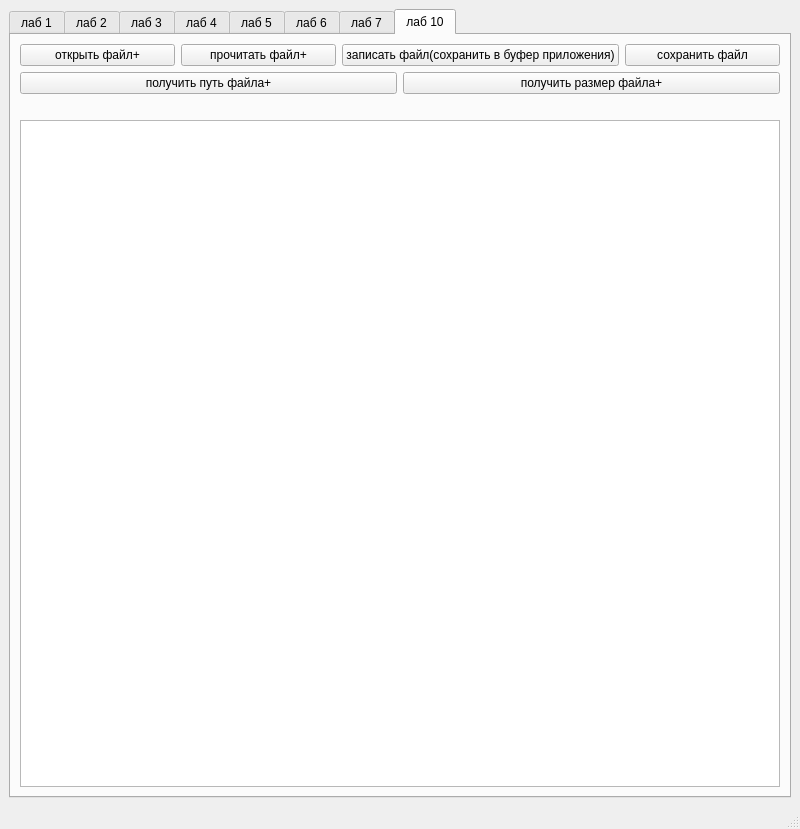
<?xml version="1.0" encoding="UTF-8"?>
<ui version="4.0">
 <class>MainWindow</class>
 <widget class="QMainWindow" name="MainWindow">
  <property name="geometry">
   <rect>
    <x>0</x>
    <y>0</y>
    <width>800</width>
    <height>829</height>
   </rect>
  </property>
  <property name="windowTitle">
   <string>MainWindow</string>
  </property>
  <widget class="QWidget" name="centralwidget">
   <layout class="QVBoxLayout" name="verticalLayout_5">
    <item>
     <widget class="QTabWidget" name="tabWidget">
      <property name="currentIndex">
       <number>7</number>
      </property>
      <widget class="QWidget" name="tab">
       <attribute name="title">
        <string>лаб 1</string>
       </attribute>
       <layout class="QVBoxLayout" name="verticalLayout">
        <item>
         <widget class="QLabel" name="label_6">
          <property name="text">
           <string/>
          </property>
          <property name="pixmap">
           <pixmap>z1_z2.jpg</pixmap>
          </property>
          <property name="scaledContents">
           <bool>false</bool>
          </property>
          <property name="alignment">
           <set>Qt::AlignCenter</set>
          </property>
         </widget>
        </item>
        <item>
         <widget class="QLabel" name="label">
          <property name="text">
           <string>введите a</string>
          </property>
         </widget>
        </item>
        <item>
         <widget class="QLineEdit" name="lineEdit"/>
        </item>
        <item>
         <widget class="QPushButton" name="pushButton">
          <property name="text">
           <string>расчитать</string>
          </property>
         </widget>
        </item>
        <item>
         <layout class="QHBoxLayout" name="horizontalLayout">
          <item>
           <widget class="QLabel" name="label_2">
            <property name="text">
             <string>z1 = </string>
            </property>
            <property name="alignment">
             <set>Qt::AlignRight|Qt::AlignTrailing|Qt::AlignVCenter</set>
            </property>
           </widget>
          </item>
          <item>
           <widget class="QLabel" name="label_3">
            <property name="text">
             <string/>
            </property>
           </widget>
          </item>
         </layout>
        </item>
        <item>
         <layout class="QHBoxLayout" name="horizontalLayout_2">
          <item>
           <widget class="QLabel" name="label_4">
            <property name="text">
             <string>z2 = </string>
            </property>
            <property name="alignment">
             <set>Qt::AlignRight|Qt::AlignTrailing|Qt::AlignVCenter</set>
            </property>
           </widget>
          </item>
          <item>
           <widget class="QLabel" name="label_5">
            <property name="text">
             <string/>
            </property>
           </widget>
          </item>
         </layout>
        </item>
       </layout>
      </widget>
      <widget class="QWidget" name="tab_2">
       <attribute name="title">
        <string>лаб 2</string>
       </attribute>
       <layout class="QGridLayout" name="gridLayout_2">
        <item row="0" column="0">
         <widget class="QTabWidget" name="tabWidget_2">
          <property name="currentIndex">
           <number>0</number>
          </property>
          <widget class="QWidget" name="tab_3">
           <attribute name="title">
            <string>найти x от y</string>
           </attribute>
           <layout class="QGridLayout" name="gridLayout_3">
            <item row="1" column="0">
             <layout class="QHBoxLayout" name="horizontalLayout_4">
              <item>
               <widget class="QLabel" name="label_7">
                <property name="text">
                 <string>введите радиус</string>
                </property>
               </widget>
              </item>
              <item>
               <widget class="QLineEdit" name="lineEdit_3"/>
              </item>
             </layout>
            </item>
            <item row="4" column="0">
             <layout class="QHBoxLayout" name="horizontalLayout_5">
              <item>
               <widget class="QLabel" name="label_9">
                <property name="text">
                 <string/>
                </property>
                <property name="alignment">
                 <set>Qt::AlignCenter</set>
                </property>
               </widget>
              </item>
             </layout>
            </item>
            <item row="3" column="0">
             <widget class="PlotWidget" name="graphWidget" native="true"/>
            </item>
            <item row="2" column="0">
             <widget class="QPushButton" name="pushButton_2">
              <property name="text">
               <string>расичтать</string>
              </property>
             </widget>
            </item>
            <item row="0" column="0">
             <layout class="QHBoxLayout" name="horizontalLayout_3">
              <item>
               <widget class="QLabel" name="label_8">
                <property name="text">
                 <string>введите x</string>
                </property>
               </widget>
              </item>
              <item>
               <widget class="QLineEdit" name="lineEdit_2"/>
              </item>
             </layout>
            </item>
           </layout>
          </widget>
          <widget class="QWidget" name="tab_4">
           <attribute name="title">
            <string>попадание в область</string>
           </attribute>
           <layout class="QGridLayout" name="gridLayout_4">
            <item row="3" column="0">
             <layout class="QHBoxLayout" name="horizontalLayout_8">
              <item>
               <widget class="QLabel" name="label_12">
                <property name="text">
                 <string>введите радиус</string>
                </property>
               </widget>
              </item>
              <item>
               <widget class="QLineEdit" name="lineEdit_6"/>
              </item>
             </layout>
            </item>
            <item row="4" column="0">
             <widget class="QPushButton" name="pushButton_3">
              <property name="text">
               <string>расчитать</string>
              </property>
             </widget>
            </item>
            <item row="5" column="0">
             <widget class="QLabel" name="label_13">
              <property name="text">
               <string/>
              </property>
              <property name="alignment">
               <set>Qt::AlignCenter</set>
              </property>
             </widget>
            </item>
            <item row="2" column="0">
             <layout class="QHBoxLayout" name="horizontalLayout_7">
              <item>
               <widget class="QLabel" name="label_11">
                <property name="text">
                 <string>введите y </string>
                </property>
               </widget>
              </item>
              <item>
               <widget class="QLineEdit" name="lineEdit_5"/>
              </item>
             </layout>
            </item>
            <item row="1" column="0">
             <layout class="QHBoxLayout" name="horizontalLayout_6">
              <item>
               <widget class="QLabel" name="label_10">
                <property name="text">
                 <string>введите x </string>
                </property>
               </widget>
              </item>
              <item>
               <widget class="QLineEdit" name="lineEdit_4"/>
              </item>
             </layout>
            </item>
            <item row="0" column="0">
             <widget class="QLabel" name="label_14">
              <property name="text">
               <string/>
              </property>
              <property name="pixmap">
               <pixmap>l_2_2.jpg</pixmap>
              </property>
              <property name="alignment">
               <set>Qt::AlignCenter</set>
              </property>
             </widget>
            </item>
           </layout>
          </widget>
         </widget>
        </item>
       </layout>
      </widget>
      <widget class="QWidget" name="tab_5">
       <attribute name="title">
        <string>лаб 3</string>
       </attribute>
       <layout class="QVBoxLayout" name="verticalLayout_2">
        <item>
         <widget class="QTabWidget" name="tabWidget_3">
          <property name="currentIndex">
           <number>0</number>
          </property>
          <widget class="QWidget" name="tab_7">
           <attribute name="title">
            <string>задание 1</string>
           </attribute>
           <layout class="QVBoxLayout" name="verticalLayout_4">
            <item>
             <widget class="QLabel" name="label_16">
              <property name="font">
               <font>
                <weight>75</weight>
                <italic>true</italic>
                <bold>true</bold>
               </font>
              </property>
              <property name="text">
               <string>таблица из графика лаб работы 2</string>
              </property>
              <property name="alignment">
               <set>Qt::AlignCenter</set>
              </property>
             </widget>
            </item>
            <item>
             <layout class="QHBoxLayout" name="horizontalLayout_9">
              <item>
               <widget class="QLabel" name="label_17">
                <property name="text">
                 <string>начать проход с x = </string>
                </property>
               </widget>
              </item>
              <item>
               <widget class="QLineEdit" name="lineEdit_7"/>
              </item>
              <item>
               <widget class="QLabel" name="label_18">
                <property name="text">
                 <string>по x = </string>
                </property>
               </widget>
              </item>
              <item>
               <widget class="QLineEdit" name="lineEdit_8"/>
              </item>
              <item>
               <widget class="QLabel" name="label_19">
                <property name="text">
                 <string>с шагом:</string>
                </property>
               </widget>
              </item>
              <item>
               <widget class="QLineEdit" name="lineEdit_9"/>
              </item>
              <item>
               <widget class="QLabel" name="label_36">
                <property name="text">
                 <string>радиус</string>
                </property>
               </widget>
              </item>
              <item>
               <widget class="QLineEdit" name="lineEdit_21"/>
              </item>
             </layout>
            </item>
            <item>
             <widget class="QPushButton" name="pushButton_4">
              <property name="text">
               <string>построить таблицу</string>
              </property>
             </widget>
            </item>
            <item>
             <widget class="QListWidget" name="listWidget"/>
            </item>
           </layout>
          </widget>
          <widget class="QWidget" name="tab_8">
           <attribute name="title">
            <string>задание 2</string>
           </attribute>
           <layout class="QVBoxLayout" name="verticalLayout_3">
            <item>
             <layout class="QHBoxLayout" name="horizontalLayout_10">
              <item>
               <widget class="QLabel" name="label_15">
                <property name="text">
                 <string>x = </string>
                </property>
               </widget>
              </item>
              <item>
               <widget class="QLineEdit" name="lineEdit_10"/>
              </item>
              <item>
               <widget class="QLabel" name="label_20">
                <property name="text">
                 <string>y = </string>
                </property>
               </widget>
              </item>
              <item>
               <widget class="QLineEdit" name="lineEdit_11"/>
              </item>
              <item>
               <widget class="QLabel" name="label_21">
                <property name="text">
                 <string>радиус</string>
                </property>
               </widget>
              </item>
              <item>
               <widget class="QLineEdit" name="lineEdit_12"/>
              </item>
              <item>
               <widget class="QPushButton" name="pushButton_5">
                <property name="text">
                 <string>выстрел</string>
                </property>
               </widget>
              </item>
             </layout>
            </item>
            <item>
             <widget class="PlotWidget" name="graphWidget_2" native="true">
              <property name="minimumSize">
               <size>
                <width>0</width>
                <height>500</height>
               </size>
              </property>
             </widget>
            </item>
            <item>
             <widget class="QLabel" name="label_22">
              <property name="text">
               <string>кол-во выстрелов</string>
              </property>
             </widget>
            </item>
            <item>
             <widget class="QListWidget" name="listWidget_2">
              <property name="maximumSize">
               <size>
                <width>16777215</width>
                <height>180</height>
               </size>
              </property>
             </widget>
            </item>
           </layout>
          </widget>
          <widget class="QWidget" name="tab_6">
           <attribute name="title">
            <string>задание 3</string>
           </attribute>
           <layout class="QVBoxLayout" name="verticalLayout_6">
            <item>
             <widget class="QLabel" name="label_32">
              <property name="text">
               <string>-1 &lt; x &lt;= 1</string>
              </property>
             </widget>
            </item>
            <item>
             <layout class="QHBoxLayout" name="horizontalLayout_11">
              <item>
               <widget class="QLabel" name="label_23">
                <property name="text">
                 <string>x нач = </string>
                </property>
               </widget>
              </item>
              <item>
               <widget class="QLineEdit" name="lineEdit_13"/>
              </item>
              <item>
               <widget class="QLabel" name="label_24">
                <property name="text">
                 <string>x кон = </string>
                </property>
               </widget>
              </item>
              <item>
               <widget class="QLineEdit" name="lineEdit_14"/>
              </item>
              <item>
               <widget class="QLabel" name="label_25">
                <property name="text">
                 <string>шаг = </string>
                </property>
               </widget>
              </item>
              <item>
               <widget class="QLineEdit" name="lineEdit_15"/>
              </item>
              <item>
               <widget class="QPushButton" name="pushButton_6">
                <property name="text">
                 <string>вывести таблицу</string>
                </property>
               </widget>
              </item>
             </layout>
            </item>
            <item>
             <widget class="QTableView" name="tableView"/>
            </item>
           </layout>
          </widget>
         </widget>
        </item>
       </layout>
      </widget>
      <widget class="QWidget" name="tab_9">
       <attribute name="title">
        <string>лаб 4</string>
       </attribute>
       <layout class="QVBoxLayout" name="verticalLayout_7">
        <item>
         <layout class="QHBoxLayout" name="horizontalLayout_12">
          <item>
           <widget class="QLabel" name="label_26">
            <property name="text">
             <string>добавить элемент в массив : </string>
            </property>
           </widget>
          </item>
          <item>
           <widget class="QLineEdit" name="lineEdit_16"/>
          </item>
          <item>
           <widget class="QPushButton" name="pushButton_7">
            <property name="text">
             <string>расчитать</string>
            </property>
           </widget>
          </item>
         </layout>
        </item>
        <item>
         <widget class="QLabel" name="label_27">
          <property name="text">
           <string>количество элементов в массиве: </string>
          </property>
         </widget>
        </item>
        <item>
         <layout class="QHBoxLayout" name="horizontalLayout_13">
          <item>
           <widget class="QLabel" name="label_28">
            <property name="text">
             <string>сумма нечётных элементов = </string>
            </property>
            <property name="alignment">
             <set>Qt::AlignRight|Qt::AlignTrailing|Qt::AlignVCenter</set>
            </property>
           </widget>
          </item>
          <item>
           <widget class="QLabel" name="label_29">
            <property name="text">
             <string/>
            </property>
           </widget>
          </item>
         </layout>
        </item>
        <item>
         <layout class="QHBoxLayout" name="horizontalLayout_14">
          <item>
           <widget class="QLabel" name="label_30">
            <property name="text">
             <string>сумма между первым отрицательным и последним отрицательным элементом = </string>
            </property>
            <property name="alignment">
             <set>Qt::AlignRight|Qt::AlignTrailing|Qt::AlignVCenter</set>
            </property>
           </widget>
          </item>
          <item>
           <widget class="QLabel" name="label_31">
            <property name="text">
             <string/>
            </property>
           </widget>
          </item>
         </layout>
        </item>
        <item>
         <widget class="QLabel" name="label_33">
          <property name="text">
           <string>отсортированный список</string>
          </property>
         </widget>
        </item>
       </layout>
      </widget>
      <widget class="QWidget" name="tab_10">
       <attribute name="title">
        <string>лаб 5</string>
       </attribute>
       <layout class="QVBoxLayout" name="verticalLayout_16">
        <item>
         <widget class="QLineEdit" name="lineEdit_22">
          <property name="text">
           <string/>
          </property>
          <property name="placeholderText">
           <string>введите размерность матрицы</string>
          </property>
         </widget>
        </item>
        <item>
         <widget class="QPushButton" name="pushButton_13">
          <property name="text">
           <string>создать матрицу</string>
          </property>
         </widget>
        </item>
        <item>
         <widget class="QLabel" name="label_42">
          <property name="text">
           <string>матрица</string>
          </property>
         </widget>
        </item>
        <item>
         <widget class="QLabel" name="label_40">
          <property name="text">
           <string/>
          </property>
         </widget>
        </item>
        <item>
         <widget class="QLabel" name="label_45">
          <property name="text">
           <string>произведение строк без отрицательных чисел</string>
          </property>
         </widget>
        </item>
        <item>
         <widget class="QLabel" name="label_46">
          <property name="text">
           <string/>
          </property>
         </widget>
        </item>
        <item>
         <widget class="QLabel" name="label_41">
          <property name="text">
           <string>максимум сумм диагоналей</string>
          </property>
         </widget>
        </item>
        <item>
         <widget class="QLabel" name="label_44">
          <property name="text">
           <string/>
          </property>
         </widget>
        </item>
       </layout>
      </widget>
      <widget class="QWidget" name="tab_11">
       <attribute name="title">
        <string>лаб 6</string>
       </attribute>
       <layout class="QGridLayout" name="gridLayout">
        <item row="0" column="0">
         <widget class="QTabWidget" name="tabWidget_4">
          <property name="currentIndex">
           <number>1</number>
          </property>
          <widget class="QWidget" name="tab_12">
           <attribute name="title">
            <string>CRUD</string>
           </attribute>
           <layout class="QVBoxLayout" name="verticalLayout_12">
            <item>
             <layout class="QHBoxLayout" name="horizontalLayout_15">
              <item>
               <layout class="QVBoxLayout" name="verticalLayout_8">
                <item>
                 <widget class="QLabel" name="label_34">
                  <property name="text">
                   <string>фио</string>
                  </property>
                 </widget>
                </item>
                <item>
                 <widget class="QLineEdit" name="lineEdit_17"/>
                </item>
               </layout>
              </item>
              <item>
               <layout class="QVBoxLayout" name="verticalLayout_11">
                <item>
                 <widget class="QLabel" name="label_37">
                  <property name="text">
                   <string>должность</string>
                  </property>
                 </widget>
                </item>
                <item>
                 <widget class="QLineEdit" name="lineEdit_19"/>
                </item>
               </layout>
              </item>
              <item>
               <layout class="QVBoxLayout" name="verticalLayout_9">
                <item>
                 <widget class="QLabel" name="label_35">
                  <property name="text">
                   <string>год поступления</string>
                  </property>
                 </widget>
                </item>
                <item>
                 <widget class="QLineEdit" name="lineEdit_18"/>
                </item>
               </layout>
              </item>
              <item>
               <layout class="QVBoxLayout" name="verticalLayout_10">
                <item>
                 <widget class="QLabel" name="label_38">
                  <property name="text">
                   <string>оклад</string>
                  </property>
                 </widget>
                </item>
                <item>
                 <widget class="QLineEdit" name="lineEdit_24"/>
                </item>
               </layout>
              </item>
             </layout>
            </item>
            <item>
             <layout class="QHBoxLayout" name="horizontalLayout_16">
              <item>
               <widget class="QPushButton" name="pushButton_8">
                <property name="text">
                 <string>добавить</string>
                </property>
               </widget>
              </item>
              <item>
               <widget class="QPushButton" name="pushButton_9">
                <property name="text">
                 <string>удалить</string>
                </property>
               </widget>
              </item>
              <item>
               <widget class="QPushButton" name="pushButton_10">
                <property name="text">
                 <string>изменить</string>
                </property>
               </widget>
              </item>
             </layout>
            </item>
            <item>
             <widget class="QLabel" name="label_43">
              <property name="text">
               <string>просмотр служащих</string>
              </property>
             </widget>
            </item>
            <item>
             <widget class="QTableView" name="tableView_2"/>
            </item>
           </layout>
          </widget>
          <widget class="QWidget" name="tab_13">
           <attribute name="title">
            <string>сортировка</string>
           </attribute>
           <layout class="QVBoxLayout" name="verticalLayout_15">
            <item>
             <layout class="QHBoxLayout" name="horizontalLayout_18">
              <item>
               <layout class="QVBoxLayout" name="verticalLayout_14">
                <item>
                 <widget class="QRadioButton" name="radioButton">
                  <property name="text">
                   <string>фамилия</string>
                  </property>
                 </widget>
                </item>
                <item>
                 <widget class="QRadioButton" name="radioButton_2">
                  <property name="text">
                   <string>оклад</string>
                  </property>
                 </widget>
                </item>
                <item>
                 <widget class="QRadioButton" name="radioButton_3">
                  <property name="text">
                   <string>год</string>
                  </property>
                 </widget>
                </item>
               </layout>
              </item>
             </layout>
            </item>
            <item>
             <widget class="QTableView" name="tableView_4"/>
            </item>
           </layout>
          </widget>
          <widget class="QWidget" name="tab_16">
           <attribute name="title">
            <string>поиск по фамилии</string>
           </attribute>
           <layout class="QVBoxLayout" name="verticalLayout_13">
            <item>
             <layout class="QHBoxLayout" name="horizontalLayout_17">
              <item>
               <widget class="QLabel" name="label_39">
                <property name="text">
                 <string>введите ФИО </string>
                </property>
               </widget>
              </item>
              <item>
               <widget class="QLineEdit" name="lineEdit_20"/>
              </item>
              <item>
               <widget class="QPushButton" name="pushButton_11">
                <property name="text">
                 <string>найти</string>
                </property>
               </widget>
              </item>
             </layout>
            </item>
            <item>
             <widget class="QTableView" name="tableView_3"/>
            </item>
           </layout>
          </widget>
          <widget class="QWidget" name="tab_14">
           <attribute name="title">
            <string>сохранить копию базы</string>
           </attribute>
           <layout class="QGridLayout" name="gridLayout_5">
            <item row="0" column="0">
             <widget class="QPushButton" name="pushButton_12">
              <property name="text">
               <string>сохранить</string>
              </property>
             </widget>
            </item>
           </layout>
          </widget>
         </widget>
        </item>
       </layout>
      </widget>
      <widget class="QWidget" name="tab_15">
       <attribute name="title">
        <string>лаб 7</string>
       </attribute>
       <layout class="QVBoxLayout" name="verticalLayout_17">
        <item>
         <layout class="QHBoxLayout" name="horizontalLayout_19">
          <item>
           <widget class="QLabel" name="label_47">
            <property name="text">
             <string>Х нач =</string>
            </property>
           </widget>
          </item>
          <item>
           <widget class="QLineEdit" name="lineEdit_25"/>
          </item>
          <item>
           <widget class="QLabel" name="label_48">
            <property name="text">
             <string>Х  кон =</string>
            </property>
           </widget>
          </item>
          <item>
           <widget class="QLineEdit" name="lineEdit_23"/>
          </item>
          <item>
           <widget class="QLabel" name="label_49">
            <property name="text">
             <string>шаг =</string>
            </property>
           </widget>
          </item>
          <item>
           <widget class="QLineEdit" name="lineEdit_26"/>
          </item>
          <item>
           <widget class="QLabel" name="label_50">
            <property name="text">
             <string>b параметр</string>
            </property>
           </widget>
          </item>
          <item>
           <widget class="QLineEdit" name="lineEdit_27"/>
          </item>
         </layout>
        </item>
        <item>
         <widget class="QPushButton" name="pushButton_14">
          <property name="text">
           <string>построить график</string>
          </property>
         </widget>
        </item>
        <item>
         <widget class="PlotWidget" name="graph1" native="true"/>
        </item>
       </layout>
      </widget>
      <widget class="QWidget" name="tab_17">
       <attribute name="title">
        <string>лаб 10</string>
       </attribute>
       <layout class="QVBoxLayout" name="verticalLayout_18">
        <item>
         <layout class="QHBoxLayout" name="horizontalLayout_20">
          <item>
           <widget class="QPushButton" name="pushButton_15">
            <property name="text">
             <string>открыть файл+</string>
            </property>
           </widget>
          </item>
          <item>
           <widget class="QPushButton" name="pushButton_17">
            <property name="text">
             <string>прочитать файл+</string>
            </property>
           </widget>
          </item>
          <item>
           <widget class="QPushButton" name="pushButton_16">
            <property name="text">
             <string>записать файл(сохранить в буфер приложения)</string>
            </property>
           </widget>
          </item>
          <item>
           <widget class="QPushButton" name="pushButton_18">
            <property name="text">
             <string>сохранить файл</string>
            </property>
           </widget>
          </item>
         </layout>
        </item>
        <item>
         <layout class="QHBoxLayout" name="horizontalLayout_21">
          <item>
           <widget class="QPushButton" name="pushButton_20">
            <property name="text">
             <string>получить путь файла+</string>
            </property>
           </widget>
          </item>
          <item>
           <widget class="QPushButton" name="pushButton_21">
            <property name="text">
             <string>получить размер файла+</string>
            </property>
           </widget>
          </item>
         </layout>
        </item>
        <item>
         <layout class="QHBoxLayout" name="horizontalLayout_22">
          <item>
           <widget class="QLabel" name="label_51">
            <property name="text">
             <string/>
            </property>
           </widget>
          </item>
         </layout>
        </item>
        <item>
         <widget class="QTextEdit" name="textEdit"/>
        </item>
       </layout>
      </widget>
     </widget>
    </item>
   </layout>
  </widget>
  <widget class="QMenuBar" name="menubar">
   <property name="geometry">
    <rect>
     <x>0</x>
     <y>0</y>
     <width>800</width>
     <height>29</height>
    </rect>
   </property>
  </widget>
  <widget class="QStatusBar" name="statusbar"/>
 </widget>
 <customwidgets>
  <customwidget>
   <class>PlotWidget</class>
   <extends>QWidget</extends>
   <header>pyqtgraph</header>
   <container>1</container>
  </customwidget>
 </customwidgets>
 <resources/>
 <connections/>
</ui>
